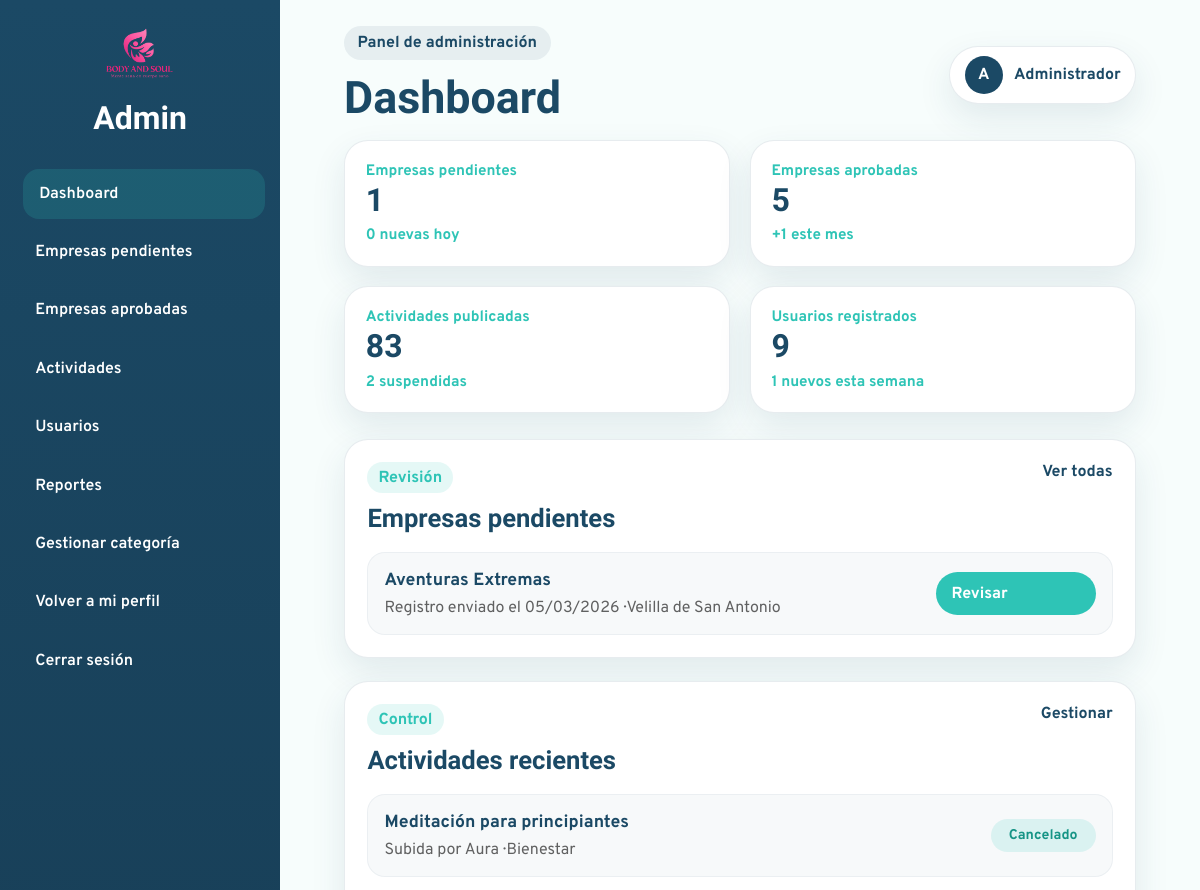
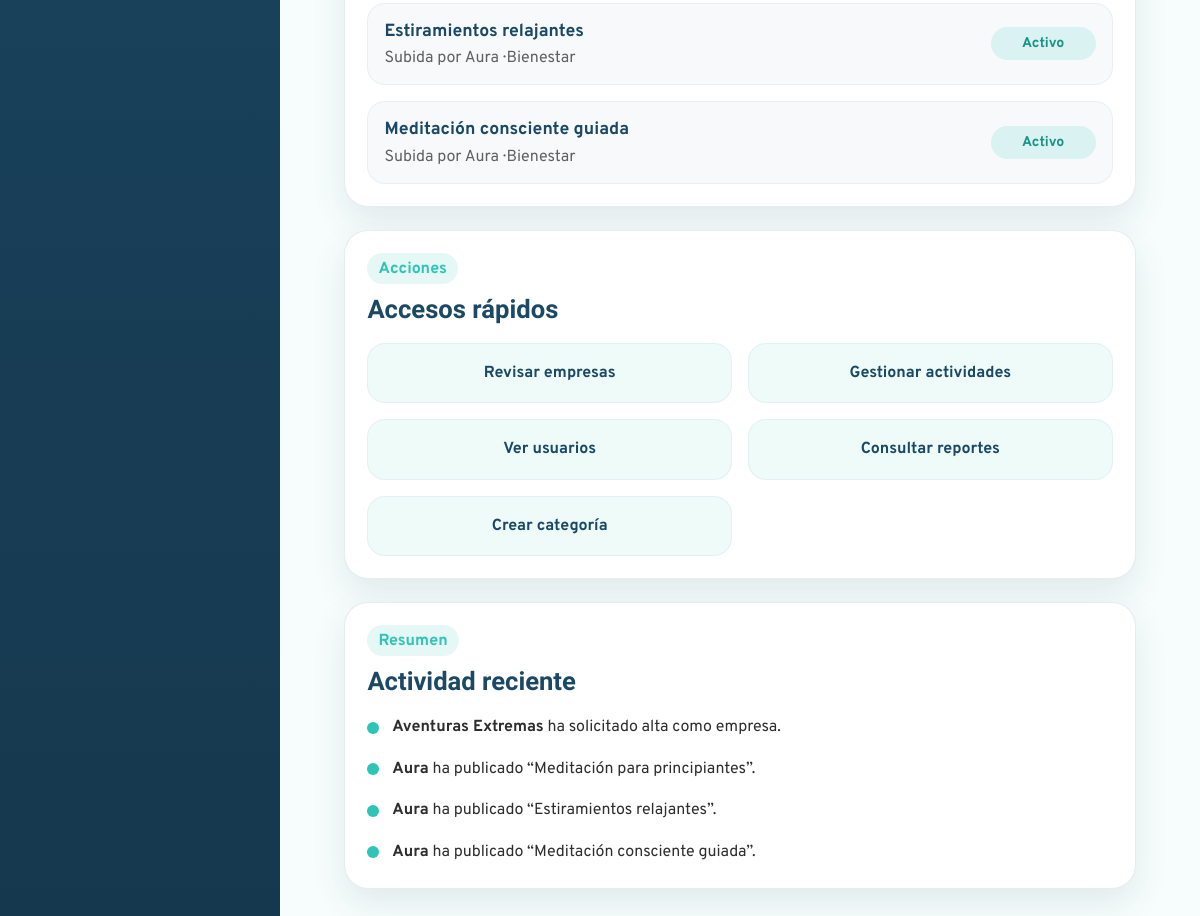
Screenshot of /Admin/dashboard.php (signed in) with the database file from the repository (2 pictures, top to bottom).
### tables this page shows
CREATE TABLE `solicitud_empresa` (
  `id_solicitud` int(11) NOT NULL,
  `id_empresa` int(11) DEFAULT NULL,
  `nombre` varchar(150) NOT NULL,
  `email` varchar(150) NOT NULL,
  `logo_empresa` varchar(255) DEFAULT NULL,
  `datos` text DEFAULT NULL,
  `fecha` datetime NOT NULL DEFAULT current_timestamp(),
  `estado` enum('pendiente','aprobada','rechazada') NOT NULL DEFAULT 'pendiente',
  `ciudad_empresa` varchar(100) DEFAULT NULL,
  `telefono` varchar(20) DEFAULT NULL,
  `direccion` varchar(255) DEFAULT NULL,
  `categoria_empresa` varchar(100) DEFAULT NULL,
  `contrasena` varchar(255) NOT NULL
);

CREATE TABLE `servicio` (
  `id_servicio` int(11) NOT NULL,
  `id_empresa` int(11) NOT NULL,
  `nombre_servicio` varchar(150) NOT NULL,
  `descripcion` text DEFAULT NULL,
  `lugar` varchar(150) DEFAULT NULL,
  `id_categoria` int(11) NOT NULL,
  `precio` decimal(10,2) NOT NULL DEFAULT 0.00,
  `duracion` varchar(50) DEFAULT NULL,
  `materiales` text DEFAULT NULL,
  `estado` enum('activo','cancelado') NOT NULL DEFAULT 'activo'
);

CREATE TABLE `empresa` (
  `id_empresa` int(11) NOT NULL,
  `nombre_empresa` varchar(150) NOT NULL,
  `categoria_empresa` varchar(100) NOT NULL,
  `email` varchar(150) NOT NULL,
  `contrasena` varchar(255) NOT NULL,
  `direccion` varchar(255) DEFAULT NULL,
  `telefono` varchar(20) DEFAULT NULL,
  `ciudad_empresa` varchar(100) NOT NULL,
  `descripcion_empresa` text NOT NULL,
  `logo_empresa` varchar(255) DEFAULT NULL,
  `estado` enum('activa','suspendida') NOT NULL DEFAULT 'activa'
);

CREATE TABLE `categoria` (
  `id_categoria` int(11) NOT NULL,
  `nombre` varchar(100) NOT NULL,
  `id_categoria_padre` int(11) DEFAULT NULL
);

### bd/bdadmin.php (called while the page is built, shortened)
<?php
class bdadmin{
public $pdo = "";
public function __construct($host,$port,$db,$user,$pass) {
    $this->pdo = new PDO("mysql:host=".$host.";port=".$port.";dbname=".$db.";charset=utf8", $user, $pass);
    }
public function ObtenerUltimasSolicitudes(){
    $sentencia = "SELECT * FROM solicitud_empresa
            WHERE estado = 'pendiente'
            ORDER BY fecha DESC
            LIMIT 3";
    $ejecucion = $this->pdo->prepare($sentencia);
    $ejecucion->execute();
    return $ejecucion->fetchAll(PDO::FETCH_ASSOC);
}
public function ObtenerUltimasActividades(){
    $sentencia = "SELECT s.*, e.nombre_empresa, c.nombre AS subcategoria, cp.nombre AS categoria_padre
            FROM servicio s
            INNER JOIN empresa e ON s.id_empresa = e.id_empresa
            INNER JOIN categoria c ON s.id_categoria = c.id_categoria
            LEFT JOIN categoria cp ON c.id_categoria_padre = cp.id_categoria
            ORDER BY s.id_servicio DESC
            LIMIT 3";
    $ejecucion = $this->pdo->prepare($sentencia);
    $ejecucion->execute();
    return $ejecucion->fetchAll(PDO::FETCH_ASSOC);
}
public function ObtenerDatosDashboard(){
    $datos = [];
    $consultas = [
        "pendientes" => "SELECT COUNT(*) FROM solicitud_empresa WHERE estado = 'pendiente'",
        "pendientes_hoy" => "SELECT COUNT(*)
                             FROM solicitud_empresa
                             WHERE estado = 'pendiente'
                             AND DATE(fecha) = CURDATE()",
        "empresas" => "SELECT COUNT(*) FROM empresa",
        "empresas_mes" => "SELECT COUNT(*)
                           FROM solicitud_empresa
                           WHERE estado = 'aprobada'
                           AND MONTH(fecha) = MONTH(CURDATE())
                           AND YEAR(fecha) = YEAR(CURDATE())",
        "actividades" => "SELECT COUNT(*) FROM servicio",
        "actividades_canceladas" => "SELECT COUNT(*)
                             FROM servicio
                             WHERE estado = 'cancelado'",
        "usuarios" => "SELECT COUNT(*) FROM usuario",
        "usuarios_semana" => "SELECT COUNT(*)
                              FROM usuario
                              WHERE fecha_registro >= DATE_SUB(CURDATE(), INTERVAL 7 DAY)"
    ];
    foreach($consultas as $clave => $sentencia){
        $ejecucion = $this->pdo->prepare($sentencia);
        $ejecucion->execute();
        $datos[$clave] = $ejecucion->fetchColumn();
    }
    return $datos;
}
}

### Admin/dashboard.php (the view, shortened to what this page needs)
<?php
require_once("head-admin.php");
$datos = $bdadmin->ObtenerDatosDashboard();
$solicitudes = $bdadmin->ObtenerUltimasSolicitudes();
$actividades = $bdadmin->ObtenerUltimasActividades();
?>
<main class="admin-content">
  <section class="admin-stats-grid">
    <article class="admin-stat-card">
      <p class="admin-stat-label">Empresas pendientes</p>
      <h3><?= $datos["pendientes"] ?></h3>
      <span class="admin-stat-detail"><?= $datos["pendientes_hoy"] ?> nuevas hoy</span>
    </article>
    <article class="admin-stat-card">
      <p class="admin-stat-label">Empresas aprobadas</p>
      <h3><?= $datos["empresas"] ?></h3>
      <span class="admin-stat-detail">+<?= $datos["empresas_mes"] ?> este mes</span>
    </article>
    <article class="admin-stat-card">
      <p class="admin-stat-label">Actividades publicadas</p>
      <h3><?= $datos["actividades"] ?></h3>
      <span class="admin-stat-detail"><?= $datos["actividades_canceladas"] ?> suspendidas</span>
    </article>
    <article class="admin-stat-card">
      <p class="admin-stat-label">Usuarios registrados</p>
      <h3><?= $datos["usuarios"] ?></h3>
      <span class="admin-stat-detail"><?= $datos["usuarios_semana"] ?> nuevos esta semana</span>
    </article>
  </section>
  <section class="admin-panels-grid">
    <article class="admin-panel-card">
      <div class="admin-panel-header">
        <div>
          <span class="admin-section-tag">Revisión</span>
          <h3>Empresas pendientes</h3>
        </div>
        <a href="empresas-pendientes.php" class="admin-panel-link">Ver todas</a>
      </div>
      <div class="admin-list">
        <?php if(count($solicitudes) > 0): ?>
          <?php foreach($solicitudes as $solicitud): ?>
            <div class="admin-list-item">
              <div class="admin-list-info">
                <h4><?= htmlspecialchars($solicitud["nombre"]) ?></h4>
                <p>
                  Registro enviado el <?= date("d/m/Y", strtotime($solicitud["fecha"])) ?> ·
                  <?= htmlspecialchars($solicitud["ciudad_empresa"] ?? "Sin ciudad") ?>
                </p>
              </div>
              <div class="admin-list-actions">
                <a href="detalle-empresa.php?id=<?= $solicitud["id_solicitud"] ?>" class="btn-approve">
                  Revisar
                </a>
              </div>
            </div>
          <?php endforeach; ?>
        <?php endif; ?>
      </div>
    </article>
    <article class="admin-panel-card">
      <div class="admin-panel-header">
        <div>
          <span class="admin-section-tag">Control</span>
          <h3>Actividades recientes</h3>
        </div>
        <a href="actividades.php" class="admin-panel-link">Gestionar</a>
      </div>
      <div class="admin-list">
        <?php if(count($actividades) > 0): ?>
          <?php foreach($actividades as $actividad): ?>
            <div class="admin-list-item">
              <div class="admin-list-info">
                <h4><?= htmlspecialchars($actividad["nombre_servicio"]) ?></h4>
                <p>
                  Subida por <?= htmlspecialchars($actividad["nombre_empresa"]) ?> ·
                  <?= htmlspecialchars($actividad["categoria_padre"] ?? $actividad["subcategoria"] ?? "Sin categoría") ?>
                </p>
              </div>
              <span class="admin-status-chip approved">
                <?= ucfirst(htmlspecialchars($actividad["estado"] ?? "activo")) ?>
              </span>
            </div>
          <?php endforeach; ?>
        <?php endif; ?>
      </div>
    </article>
    <article class="admin-panel-card">
      <div class="admin-panel-header">
        <div>
          <span class="admin-section-tag">Acciones</span>
          <h3>Accesos rápidos</h3>
        </div>
      </div>
      <div class="admin-quick-actions">
        <a href="empresas-pendientes.php" class="admin-quick-card">Revisar empresas</a>
        <a href="actividades.php" class="admin-quick-card">Gestionar actividades</a>
        <a href="usuarios.php" class="admin-quick-card">Ver usuarios</a>
        <a href="reportes.php" class="admin-quick-card">Consultar reportes</a>
        <a href="crear-categoria.php" class="admin-quick-card">Crear categoría</a>
      </div>
    </article>
    <article class="admin-panel-card">
      <div class="admin-panel-header">
        <div>
          <span class="admin-section-tag">Resumen</span>
          <h3>Actividad reciente</h3>
        </div>
      </div>
      <ul class="admin-timeline">
        <?php foreach($solicitudes as $solicitud): ?>
          <li>
            <span class="timeline-dot"></span>
            <p><strong><?= htmlspecialchars($solicitud["nombre"]) ?></strong> ha solicitado alta como empresa.</p>
          </li>
        <?php endforeach; ?>
        <?php foreach($actividades as $actividad): ?>
          <li>
            <span class="timeline-dot"></span>
            <p><strong><?= htmlspecialchars($actividad["nombre_empresa"]) ?></strong> ha publicado “<?= htmlspecialchars($actividad["nombre_servicio"]) ?>”.</p>
          </li>
        <?php endforeach; ?>
      </ul>
    </article>
  </section>
</main>
</div>
</div>
</body>
</html>

### css/admin-styles/admin-dashboard.css (style rules this page uses)
:root { --admin-primary: #1B4965; --admin-primary-dark: #16384E; --admin-secondary: #2EC4B6; --admin-accent: #FF8FA3; --admin-bg: #F7FDFC; --admin-surface: #ffffff; --admin-text: #2E2E2E; --admin-border: rgba(27, 73, 101, 0.10); --admin-shadow: 0 14px 34px rgba(27, 73, 101, 0.10); --admin-radius: 24px; --admin-transition: all 0.3s ease; }
* { box-sizing: border-box; }
body.admin-dashboard-body { margin: 0; font-family: "Overpass", sans-serif; background-color: var(--admin-bg); color: var(--admin-text); }
.admin-content { padding: 0 2rem 2rem; }
.admin-stats-grid { display: grid; grid-template-columns: repeat(4, 1fr); gap: 1.2rem; margin-bottom: 1.6rem; }
.admin-stat-card { background-color: var(--admin-surface); border: 1px solid var(--admin-border); border-radius: var(--admin-radius); box-shadow: var(--admin-shadow); padding: 1.3rem; }
.admin-stat-label { margin: 0 0 0.5rem; color: rgba(46, 46, 46, 0.72); font-weight: 600; }
.admin-stat-card h3 { margin: 0 0 0.4rem; font-size: 2rem; color: var(--admin-primary); font-family: "Sansita", serif; }
.admin-stat-detail { color: var(--admin-secondary); font-weight: 700; font-size: 0.95rem; }
.admin-panels-grid { display: grid; grid-template-columns: repeat(2, 1fr); gap: 1.4rem; }
.admin-panel-card { background-color: var(--admin-surface); border: 1px solid var(--admin-border); border-radius: var(--admin-radius); box-shadow: var(--admin-shadow); padding: 1.4rem; }
.admin-panel-header { display: flex; justify-content: space-between; align-items: flex-start; gap: 1rem; margin-bottom: 1.2rem; }
.admin-section-tag { display: inline-block; background-color: rgba(46, 196, 182, 0.12); color: var(--admin-secondary); padding: 0.35rem 0.7rem; border-radius: 999px; font-weight: 700; margin-bottom: 0.6rem; }
.admin-panel-header h3 { margin: 0; color: var(--admin-primary); font-family: "Sansita", serif; font-size: 1.6rem; }
.admin-panel-link { color: var(--admin-primary); font-weight: 700; text-decoration: none; }
.admin-list { display: flex; flex-direction: column; gap: 1rem; }
.admin-list-item { display: flex; justify-content: space-between; align-items: center; gap: 1rem; padding: 1rem; border-radius: 18px; background-color: rgba(27, 73, 101, 0.03); border: 1px solid rgba(27, 73, 101, 0.05); }
.admin-list-info h4 { margin: 0 0 0.35rem; color: var(--admin-primary); font-size: 1.1rem; }
.admin-list-info p { margin: 0; color: rgba(46, 46, 46, 0.75); }
.admin-list-actions { display: flex; flex-wrap: wrap; gap: 0.6rem; }
.btn-approve, .btn-reject { border: none; border-radius: 999px; padding: 0.7rem 1rem; font-weight: 700; cursor: pointer; transition: var(--admin-transition); }
.btn-approve { background-color: var(--admin-secondary); color: #ffffff; }
.admin-status-chip { display: inline-flex; align-items: center; justify-content: center; min-width: 96px; padding: 0.5rem 0.8rem; border-radius: 999px; font-weight: 700; font-size: 0.9rem; }
.admin-status-chip.approved { background-color: rgba(46, 196, 182, 0.14); color: #169486; }
.admin-quick-actions { display: grid; grid-template-columns: repeat(2, 1fr); gap: 1rem; }
.admin-quick-card { text-decoration: none; color: var(--admin-primary); font-weight: 700; background-color: rgba(46, 196, 182, 0.08); border: 1px solid rgba(27, 73, 101, 0.05); border-radius: 18px; padding: 1.2rem; text-align: center; transition: var(--admin-transition); }
.admin-timeline { list-style: none; padding: 0; margin: 0; display: flex; flex-direction: column; gap: 1rem; }
.admin-timeline li { display: flex; align-items: flex-start; gap: 0.8rem; }
.timeline-dot { width: 12px; height: 12px; border-radius: 50%; background-color: var(--admin-secondary); margin-top: 0.4rem; flex-shrink: 0; }
.admin-timeline p { margin: 0; line-height: 1.6; }
@media (max-width: 1200px) { .admin-stats-grid { grid-template-columns: repeat(2, 1fr); } }
@media (max-width: 1200px) { .admin-panels-grid { grid-template-columns: 1fr; } }

### rows the page displays
solicitud_empresa: id_solicitud "1", id_empresa "2", nombre "Aventuras Extremas", fecha "05/03/2026", ciudad_empresa "Velilla de San Antonio"
servicio: nombre_servicio "Meditación para principiantes", id_empresa.nombre_empresa "Aura", categoria.nombre "Bienestar", estado "Cancelado"
servicio: nombre_servicio "Estiramientos relajantes", id_empresa.nombre_empresa "Aura", categoria.nombre "Bienestar", estado "Activo"
servicio: nombre_servicio "Meditación consciente guiada", id_empresa.nombre_empresa "Aura", categoria.nombre "Bienestar", estado "Activo"

### other values shown
$etiquetaPagina "Panel de administración"
$tituloPagina "Dashboard"
$datos["pendientes_hoy"] "0"
$datos["empresas"] "5"
$datos["actividades"] "83"
$datos["usuarios"] "9"
